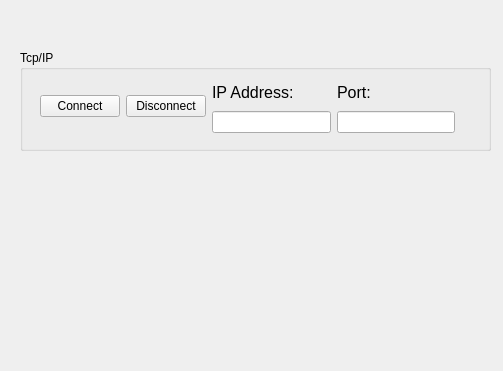
<?xml version="1.0" encoding="UTF-8"?>
<ui version="4.0">
 <class>SetupTab</class>
 <widget class="QWidget" name="SetupTab">
  <property name="geometry">
   <rect>
    <x>0</x>
    <y>0</y>
    <width>503</width>
    <height>371</height>
   </rect>
  </property>
  <property name="windowTitle">
   <string>Form</string>
  </property>
  <widget class="QGroupBox" name="gbTcpIp">
   <property name="geometry">
    <rect>
     <x>20</x>
     <y>50</y>
     <width>471</width>
     <height>101</height>
    </rect>
   </property>
   <property name="title">
    <string>Tcp/IP</string>
   </property>
   <widget class="QWidget" name="">
    <property name="geometry">
     <rect>
      <x>20</x>
      <y>30</y>
      <width>415</width>
      <height>53</height>
     </rect>
    </property>
    <layout class="QHBoxLayout" name="loTcpIpGroup">
     <item>
      <layout class="QHBoxLayout" name="loConnect">
       <item>
        <widget class="QPushButton" name="btnConnect">
         <property name="text">
          <string>Connect</string>
         </property>
         <property name="icon">
          <iconset resource="../VfpResources.qrc">
           <normaloff>:/root/Images/connect.png</normaloff>:/root/Images/connect.png</iconset>
         </property>
        </widget>
       </item>
       <item>
        <widget class="QPushButton" name="btnDisconnect">
         <property name="text">
          <string>Disconnect</string>
         </property>
         <property name="icon">
          <iconset resource="../VfpResources.qrc">
           <normaloff>:/root/Images/StopRed16.png</normaloff>:/root/Images/StopRed16.png</iconset>
         </property>
        </widget>
       </item>
      </layout>
     </item>
     <item>
      <layout class="QVBoxLayout" name="loIpAddress">
       <item>
        <widget class="QLabel" name="lblIpAddress">
         <property name="text">
          <string>&lt;html&gt;&lt;head/&gt;&lt;body&gt;&lt;p&gt;&lt;span style=&quot; font-size:12pt;&quot;&gt;IP Address: &lt;/span&gt;&lt;/p&gt;&lt;/body&gt;&lt;/html&gt;</string>
         </property>
        </widget>
       </item>
       <item>
        <widget class="QLineEdit" name="editIpAddress"/>
       </item>
      </layout>
     </item>
     <item>
      <layout class="QVBoxLayout" name="loPort">
       <item>
        <widget class="QLabel" name="lblPort">
         <property name="text">
          <string>&lt;html&gt;&lt;head/&gt;&lt;body&gt;&lt;p&gt;&lt;span style=&quot; font-size:12pt;&quot;&gt;Port: &lt;/span&gt;&lt;/p&gt;&lt;/body&gt;&lt;/html&gt;</string>
         </property>
        </widget>
       </item>
       <item>
        <widget class="QLineEdit" name="editPort"/>
       </item>
      </layout>
     </item>
    </layout>
   </widget>
  </widget>
 </widget>
 <resources>
  <include location="../VfpResources.qrc"/>
 </resources>
 <connections/>
</ui>
